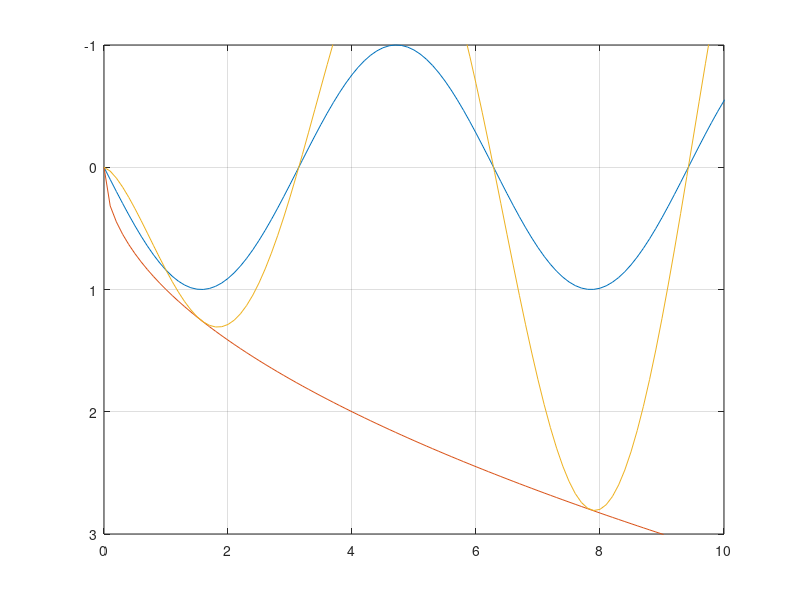

The MATLAB source for this figure:
x=0:0.1:10*pi;
y1=sin(x); y2=sqrt(x); y3=sin(x).*sqrt(x);
plot(x,y1,x,y2,x,y3);
legend('off');
grid('on');
axis([0 10 -1 3]); % changement limites (zoom)
axis('ij');        % inversion de l'axe Y